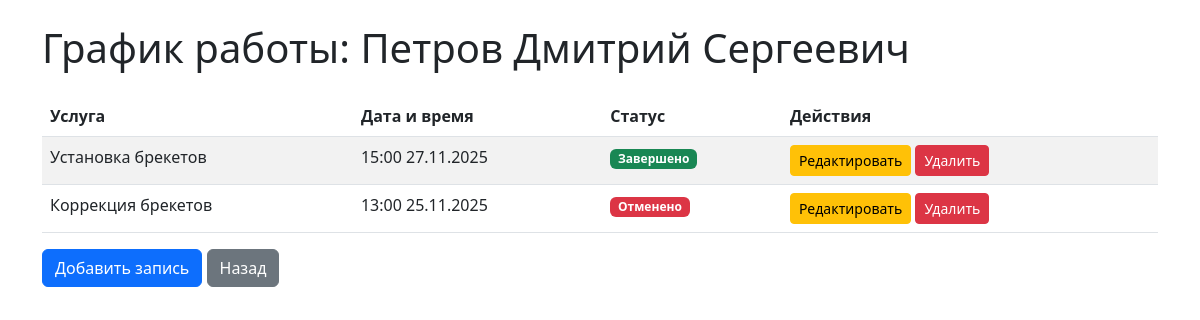
Screenshot of /schedule.php?id=3 with the database file from the repository.
### tables this page shows
CREATE TABLE employees (
    id INTEGER PRIMARY KEY AUTOINCREMENT,
    full_name TEXT NOT NULL,
    specialization_id INTEGER NOT NULL,
    salary_percent REAL NOT NULL CHECK(salary_percent > 0 AND salary_percent <= 100),
    is_active INTEGER NOT NULL DEFAULT 1 CHECK(is_active IN (0, 1)),
    hired_date TEXT NOT NULL,
    fired_date TEXT,
    FOREIGN KEY (specialization_id) REFERENCES specializations(id) 
        ON DELETE RESTRICT 
        ON UPDATE CASCADE,
    CHECK(fired_date IS NULL OR fired_date >= hired_date)
);

CREATE TABLE appointments (
    id INTEGER PRIMARY KEY AUTOINCREMENT,
    employee_id INTEGER NOT NULL,
    service_id INTEGER NOT NULL,
    appointment_date TEXT NOT NULL,
    status TEXT NOT NULL DEFAULT 'scheduled' 
        CHECK(status IN ('scheduled', 'completed', 'cancelled')),
    created_at TEXT NOT NULL DEFAULT (datetime('now', 'localtime')),
    FOREIGN KEY (employee_id) REFERENCES employees(id) 
        ON DELETE RESTRICT 
        ON UPDATE CASCADE,
    FOREIGN KEY (service_id) REFERENCES services(id) 
        ON DELETE RESTRICT 
        ON UPDATE CASCADE
);

CREATE TABLE services (
    id INTEGER PRIMARY KEY AUTOINCREMENT,
    category_id INTEGER NOT NULL,
    name TEXT NOT NULL,
    duration_minutes INTEGER NOT NULL CHECK(duration_minutes > 0),
    price REAL NOT NULL CHECK(price > 0),
    FOREIGN KEY (category_id) REFERENCES service_categories(id) 
        ON DELETE RESTRICT 
        ON UPDATE CASCADE
);

### public/schedule.php (the view, shortened to what this page needs)
<?php
require_once __DIR__ . '/../db/db.php';
$employee_id = $_GET['id'] ?? 0;
$stmt = $pdo->prepare('SELECT full_name FROM employees WHERE id = ?');
$stmt->execute([$employee_id]);
$employee = $stmt->fetch(PDO::FETCH_ASSOC);
$stmt = $pdo->prepare('
    SELECT a.id, s.name as service_name, a.appointment_date, a.status
    FROM appointments a
    JOIN services s ON a.service_id = s.id
    WHERE a.employee_id = ?
    ORDER BY a.appointment_date DESC
');
$stmt->execute([$employee_id]);
$appointments = $stmt->fetchAll(PDO::FETCH_ASSOC);
?>
<!DOCTYPE html>
<html lang="ru">
<head>
    <link href="https://cdn.jsdelivr.net/npm/bootstrap@5.3.0/dist/css/bootstrap.min.css" rel="stylesheet">
</head>
<body>
    <div class="container mt-4">
        <h1 class="mb-4">График работы: <?= htmlspecialchars($employee['full_name']) ?></h1>
        <table class="table table-striped">
            <thead>
                <tr>
                    <th>Услуга</th>
                    <th>Дата и время</th>
                    <th>Статус</th>
                    <th>Действия</th>
                </tr>
            </thead>
            <tbody>
                <?php foreach ($appointments as $appointment): ?>
                    <tr>
                        <td><?= htmlspecialchars($appointment['service_name']) ?></td>
                        <td><?= htmlspecialchars((new DateTime($appointment['appointment_date']))->format('H:i d.m.Y')) ?></td>
                        <td>
                            <?php if ($appointment['status'] === 'scheduled'): ?>
                                <span class="badge bg-primary">Запланировано</span>
                            <?php elseif ($appointment['status'] === 'completed'): ?>
                                <span class="badge bg-success">Завершено</span>
                            <?php else: ?>
                                <span class="badge bg-danger">Отменено</span>
                            <?php endif; ?>
                        </td>
                        <td>
                            <a href="edit_appointment.php?id=<?= $appointment['id'] ?>" class="btn btn-sm btn-warning">Редактировать</a>
                            <a href="delete_appointment.php?id=<?= $appointment['id'] ?>" class="btn btn-sm btn-danger">Удалить</a>
                        </td>
                    </tr>
                <?php endforeach; ?>
            </tbody>
        </table>
        <a href="add_appointment.php?employee_id=<?= $employee_id ?>" class="btn btn-primary">Добавить запись</a>
        <a href="index.php" class="btn btn-secondary">Назад</a>
    </div>
</body>
</html>

### rows the page displays
employees: full_name "Петров Дмитрий Сергеевич"
appointments: service.name "Установка брекетов", appointment_date "15:00 27.11.2025", status "Завершено"
appointments: service.name "Коррекция брекетов", appointment_date "13:00 25.11.2025", status "Отменено"
